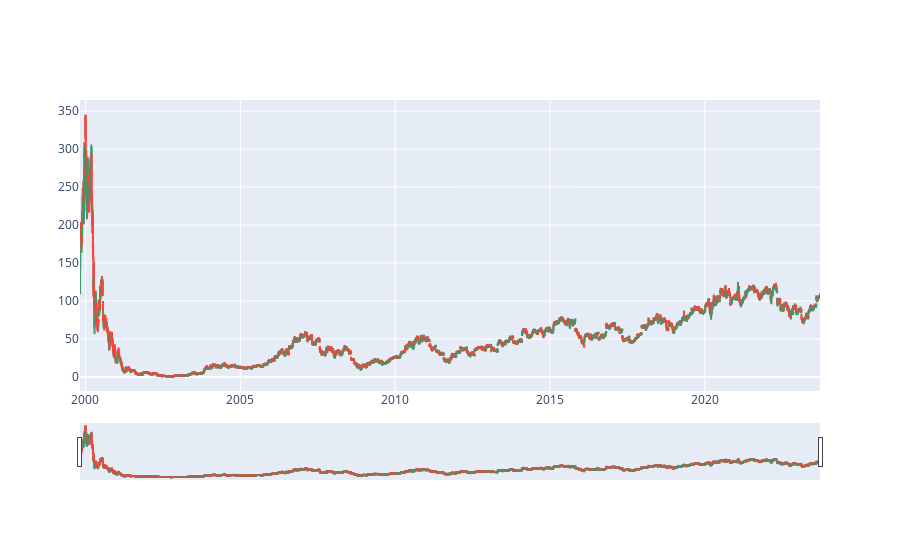

Notebook source saved alongside this figure:
### Code cell
plot_candle_stick(df)

### Figure 1 — Plotly figure (JSON) as saved in the notebook; plotly's stock layout.template omitted (floating-point values rounded to 4 significant figures; data arrays with more than 128 entries replaced by an {"elided": "..."} marker saying what was removed)
{"data": [{"close": {"elided": "6012 float values"}, "high": {"elided": "6012 float values"}, "low": {"elided": "6012 float values"}, "open": {"elided": "6012 float values"}, "type": "candlestick", "x": {"elided": "6012 str values"}}], "layout": {}}
